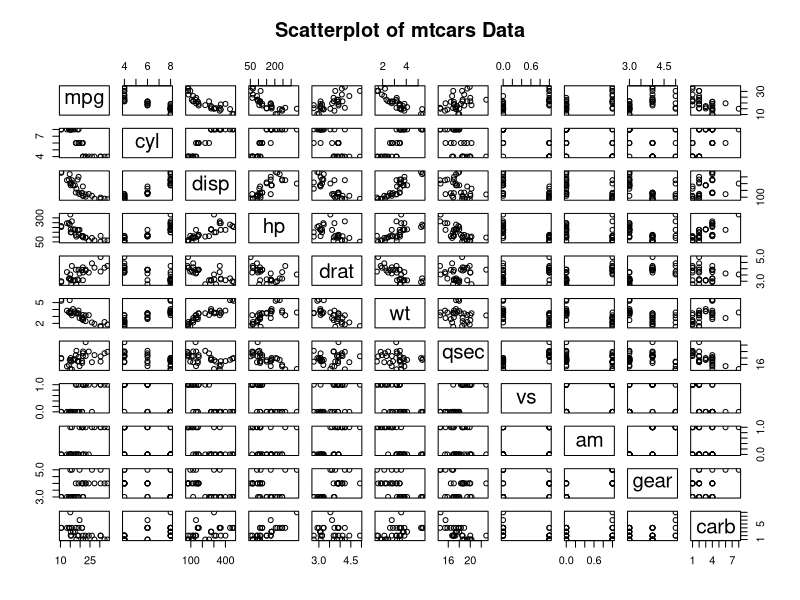

Recreate this plot in R.
## ---- chunk 1
     library(plyr)
     library(ggplot2)
     library(car)
     library(lattice)
     data(mtcars)
     summary(mtcars)
## ---- chunk 2
     full.model <- lm(mpg ~ ., data=mtcars)
     model1 <- update(full.model, mpg ~ . -cyl)
     model2 <- update(model1, mpg ~ . -vs)
     model3 <- update(model2, mpg ~ . -carb)
     reduced.model <- step(full.model, direction="backward")
## ---- chunk 3
     pairs(mtcars, main = "Scatterplot of mtcars Data")
## ---- chunk 4
     summary(full.model)
